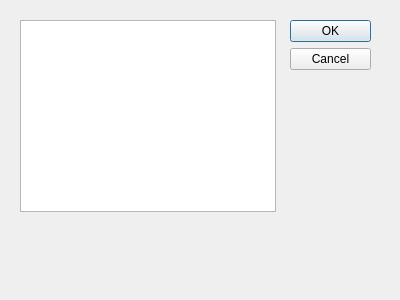
<?xml version="1.0" encoding="UTF-8"?>
<ui version="4.0">
 <class>Answer</class>
 <widget class="QDialog" name="Answer">
  <property name="geometry">
   <rect>
    <x>0</x>
    <y>0</y>
    <width>400</width>
    <height>300</height>
   </rect>
  </property>
  <property name="windowTitle">
   <string>Dialog</string>
  </property>
  <widget class="QDialogButtonBox" name="buttonBox">
   <property name="geometry">
    <rect>
     <x>290</x>
     <y>20</y>
     <width>81</width>
     <height>241</height>
    </rect>
   </property>
   <property name="orientation">
    <enum>Qt::Vertical</enum>
   </property>
   <property name="standardButtons">
    <set>QDialogButtonBox::Cancel|QDialogButtonBox::Ok</set>
   </property>
  </widget>
  <widget class="QTableView" name="tableView">
   <property name="geometry">
    <rect>
     <x>20</x>
     <y>20</y>
     <width>256</width>
     <height>192</height>
    </rect>
   </property>
  </widget>
 </widget>
 <resources/>
 <connections>
  <connection>
   <sender>buttonBox</sender>
   <signal>accepted()</signal>
   <receiver>Answer</receiver>
   <slot>accept()</slot>
   <hints>
    <hint type="sourcelabel">
     <x>248</x>
     <y>254</y>
    </hint>
    <hint type="destinationlabel">
     <x>157</x>
     <y>274</y>
    </hint>
   </hints>
  </connection>
  <connection>
   <sender>buttonBox</sender>
   <signal>rejected()</signal>
   <receiver>Answer</receiver>
   <slot>reject()</slot>
   <hints>
    <hint type="sourcelabel">
     <x>316</x>
     <y>260</y>
    </hint>
    <hint type="destinationlabel">
     <x>286</x>
     <y>274</y>
    </hint>
   </hints>
  </connection>
 </connections>
</ui>
